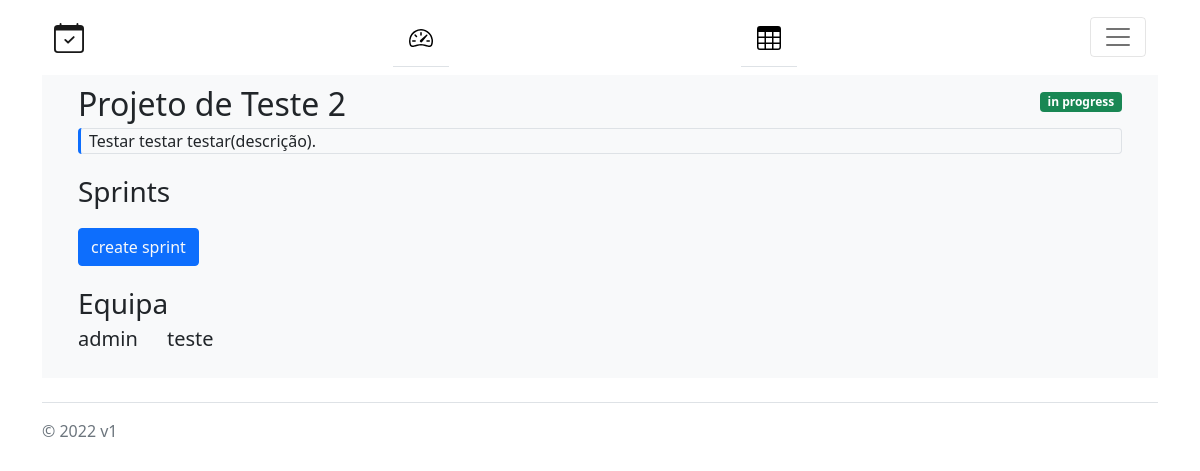
/projects/2 (signed in), run on an earlier commit of the app's database.
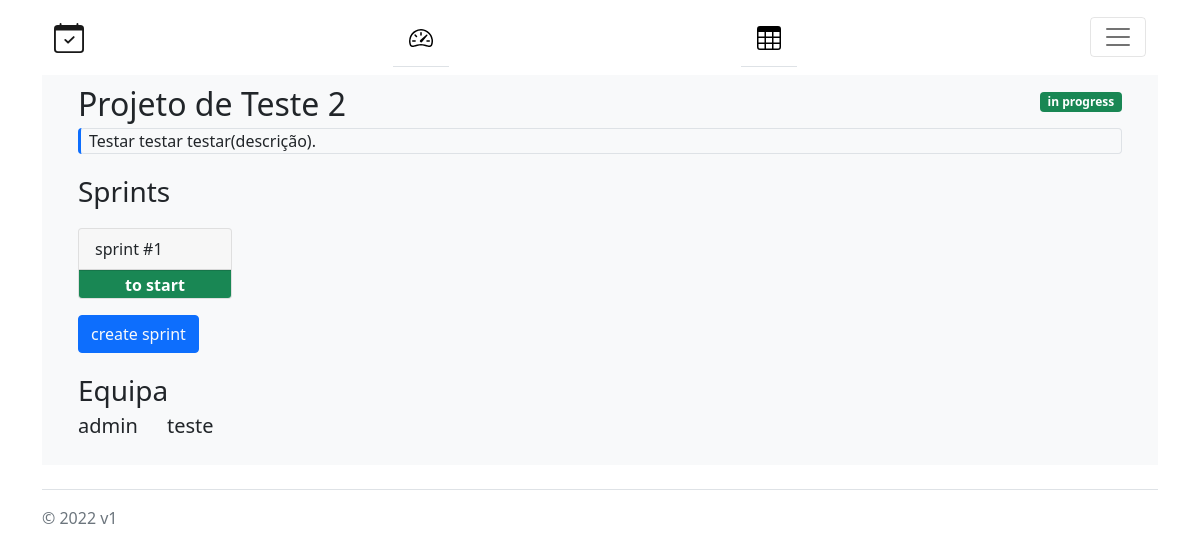
And on a later commit of the database.
### scrum/models.py (models this page shows)
class Sprint(models.Model):
    number = models.IntegerField()
    tasks = models.ManyToManyField(Task)
    created_at = models.DateTimeField(auto_now_add=True)
    TO_START = 1
    IN_PROGRESS = 2
    FINISHED = 3
    STATE_CHOICES = (
        (TO_START, "To Start"),
        (IN_PROGRESS, 'In Progress'),
        (FINISHED, 'Finished'),
    )
    state = models.PositiveSmallIntegerField(choices=STATE_CHOICES, blank=True, null=True)

### scrum/views.py (the view)
# urls.py: path('projects/<int:project_id>', scrum_views.project, name='project-overview'),
def project(request, project_id=None):
    user_prof = UserProfile.objects.filter(user=request.user).first()
    proj = Project.objects.filter(id=project_id)
    return render(request, 'scrum/project_overview.html', {'title': f"{proj.first().title} dashboard",
                                                             'permission': request.user.has_perm('master',
                                                                                                 user_prof.projects.first()),
                                                             'projects': user_prof.projects.all().values(),
                                                             'project': proj.values()[0],
                                                             'sprints': proj.first().sprints.values(),
                                                             'team': User.objects.filter(groups__id=proj.first().group.id).values()})

### scrum/templates/scrum/project_overview.html (shortened to what this page needs)
{% extends "scrum/base2.html" %}
{% block content %}
<div class="container">
  <div class="row">
    <div class="col fs-2">
      {{project.title}}
    </div>
    <div class="col">
      <div class="d-inline text-wrap {% if project.state == 1 %} bg-success
        {% elif project.state == 2 %} bg-danger {% endif %} float-end badge" style="margin-top: 1em;">
        {%if project.state == 1 %}
          in progress
        {%elif project.state == 2 %}
          finished
        {% endif %}
      </div>
    </div>
  </div>
  <div class="row">
    <div class="col">
      <div class="border-start border-primary border-3 rounded-start rounded-3">
        <div class="border border-start-0 border-1 rounded-end rounded-1">
          <div class="text-start text-break" style="margin-left:0.5em;">
            {{project.description}}
          </div>
        </div>
      </div>
    </div>
  </div>
  <div class="row mt-3">
    <div class="col fs-3">
      Sprints
    </div>
  </div>
  <div class="row ">
    {% for sprint in sprints %}
    <div class="col-md-2">
      <a href="{% url 'sprint' project.id sprint.number %}" class="text-decoration-none text-dark">
        <div class="card mt-3">
          <div class="card-header">
            sprint #{{sprint.number}}
          </div>
          <div class="card-footer badge fs-6 text-middle
            {% if sprint.state == 1 %}
              bg-success
            {% elif sprint.state == 2 %}
              bg-warning
            {% elif sprint.state == 3 %}
              bg-danger
            {% endif %}">
            {% if sprint.state == 1 %}
               to start
            {% elif sprint.state == 2 %}
              in progress
            {% elif sprint.state == 3 %}
              finished
            {% endif %}
          </div>
        </div>
      </a>
    </div>
    {% endfor %}
  </div>
  <div class="row">
    <div class="col mt-3">
      <button class="btn btn-primary"><a class="text-light text-decoration-none" href="{% url 'create-sprint' project.id %}">create sprint</a></button>
    </div>
  </div>
  <div class="row mt-3">
    <div class="col fs-3">
      Equipa
    </div>
  </div>
  <div class="row ">
    {% for member in team %}
    <div class="col-sm-1 fs-5">
      {{member.username}}
    </div>
    {% endfor %}
  </div>
</div>
{% endblock content %}

What changed in the data, as far as the page shows it:
added Sprint: number "1", state "to start"
